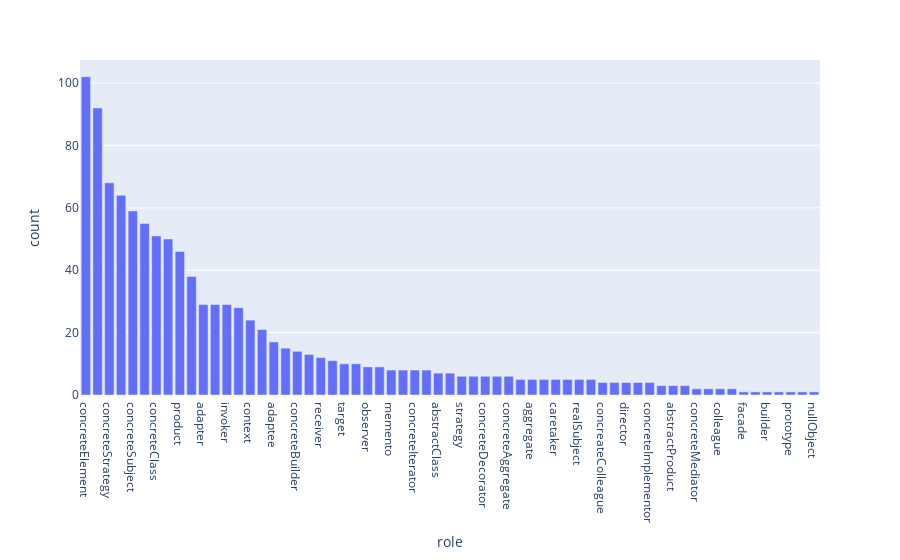

Source (notebook cell):
### Markdown cell above
### Distribution of roles

### Code cell
temp = df.groupby([ClassMetricVectorConstants.ROLE]).size()
temp = temp.sort_values(ascending=False).reset_index()
px.bar(temp, x=ClassMetricVectorConstants.ROLE, y=0).update_layout(yaxis_title='count')

### Figure 1 — Plotly figure (JSON) as saved in the notebook; plotly's stock layout.template omitted (floating-point values rounded to 4 significant figures)
{"data": [{"alignmentgroup": "True", "hovertemplate": "role=%{x}<br>0=%{y}<extra></extra>", "legendgroup": "", "marker": {"color": "#636efa", "pattern": {"shape": ""}}, "name": "", "offsetgroup": "", "orientation": "v", "showlegend": false, "textposition": "auto", "type": "bar", "x": ["concreteElement", "leaf", "concreteStrategy", "client", "concreteSubject", "concreteComponent", "concreteClass", "concreteCommand", "product", "concreteProduct", "adapter", "concreteVisitor", "invoker", "concreteObserver", "context", "concreteState", "adaptee", "singleton", "concreteBuilder", "concreteCreator", "receiver", "composite", "target", "subsystemClass", "observer", "subject", "memento", "concreteFactory", "concreteIterator", "originator", "abstractClass", "component", "strategy", "creator", "concreteDecorator", "command", "concreteAggregate", "visitor", "aggregate", "state", "caretaker", "element", "realSubject", "proxy", "concreateColleague", "objectStructure", "director", "iterator", "concreteImplementor", "concretePrototype", "abstractProduct", "refinedAbstraction", "concreteMediator", "abstractFactory", "colleague", "mediator", "facade", "implementor", "builder", "decorator", "prototype", "abstraction", "nullObject"], "xaxis": "x", "y": [102, 92, 68, 64, 59, 55, 51, 50, 46, 38, 29, 29, 29, 28, 24, 21, 17, 15, 14, 13, 12, 11, 10, 10, 9, 9, 8, 8, 8, 8, 7, 7, 6, 6, 6, 6, 6, 5, 5, 5, 5, 5, 5, 5, 4, 4, 4, 4, 4, 3, 3, 3, 2, 2, 2, 2, 1, 1, 1, 1, 1, 1, 1], "yaxis": "y"}], "layout": {"barmode": "relative", "legend": {"tracegroupgap": 0}, "margin": {"t": 60}, "xaxis": {"anchor": "y", "domain": [0, 1], "title": {"text": "role"}}, "yaxis": {"anchor": "x", "domain": [0, 1], "title": {"text": "count"}}}}
